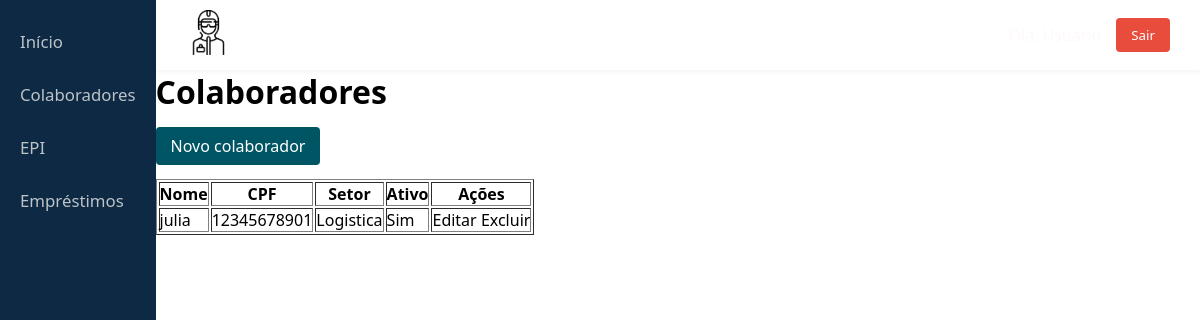
The app's page /colaboradores/ (signed in), older data.
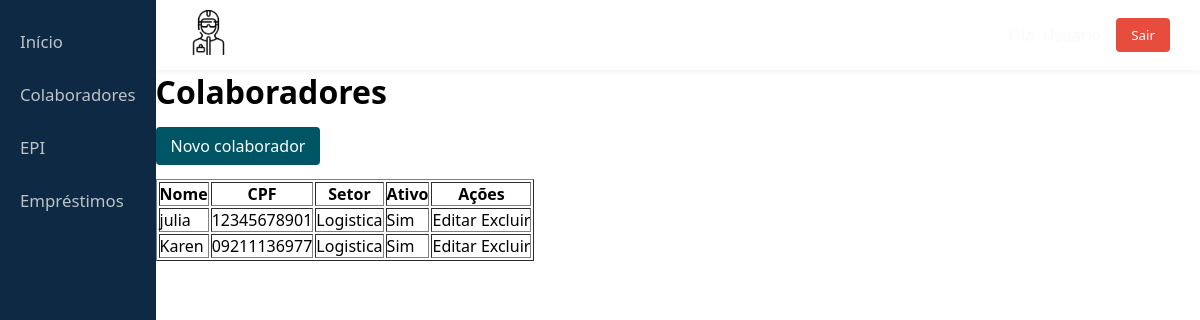
The same page, newer data.
### nucleo/models.py (models this page shows, shortened)
class Colaborador(models.Model):
    setor = models.ForeignKey(Setor, on_delete=models.PROTECT)
    nome = models.CharField(max_length=50)
    cpf = models.CharField(max_length=11, unique=True)
    status = models.BooleanField(default=True)

class Setor(models.Model):
    nome = models.CharField(max_length=30)
    class Meta:
        verbose_name_plural = "Setores"
    def __str__(self):
        return self.nome

### nucleo/views.py (the view)
# urls.py: path("colaboradores/", views.ColaboradorList.as_view(), name="colaborador_lista"),
class ColaboradorList(PermissionRequiredMixin, CreateView):
    model = Colaborador
    form_class = ColaboradorForm
    template_name = "nucleo/colaborador_lista.html"
    success_url = reverse_lazy("nucleo:colaborador_lista")
    def get_context_data(self, **kwargs):
        context = super().get_context_data(**kwargs)
        context["colaboradores"] = Colaborador.objects.select_related("setor")
        return context
    def get_permission_required(self):
        if self.request.method == "POST":
            return ["nucleo.add_colaborador"]
        return ["nucleo.view_colaborador"]

### nucleo/templates/nucleo/colaborador_lista.html
{% extends "nucleo/base.html" %}
{% block conteudo %}
<h1>Colaboradores</h1>
<br>
<a class="btn-novo" href="{% url 'nucleo:colaborador_novo' %}">Novo colaborador</a>
<br>
<br>
<table border="1" cellpadding="6">
    <tr><th>Nome</th><th>CPF</th><th>Setor</th><th>Ativo</th><th>Ações</th></tr>
    {% for c in colaboradores %}
    <tr>
        <td>{{ c.nome }}</td>
        <td>{{ c.cpf }}</td>
        <td>{{ c.setor }}</td>
        <td>{{ c.status|yesno:"Sim,Não" }}</td>
        <td>
            <a href="{% url 'nucleo:colaborador_editar' c.pk %}">Editar</a>
            <a href="{% url 'nucleo:colaborador_excluir' c.pk %}">Excluir</a>
        </td>
    </tr>
    {% empty %}
    <tr><td colspan="5">Nenhum colaborador cadastrado.</td></tr>
    {% endfor %}
</table>
{% endblock %}

Row changes from the older to the newer data that the page shows:
added Colaborador: nome "Karen", cpf "09211136977", setor "Logistica", status "Sim"
